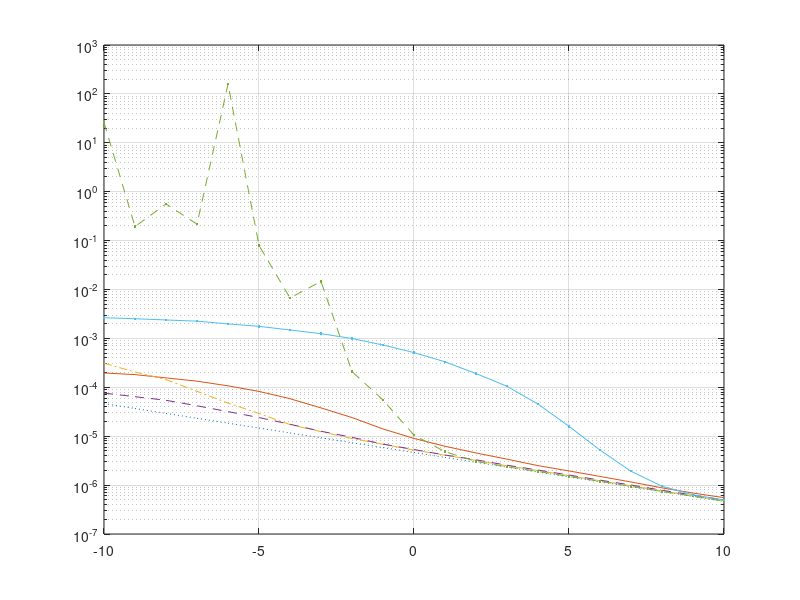

Recreate this plot in MATLAB. (Note: this script raises an error after producing the figure.)
clear
clc
close all

load('new_2_CRVB_delta.mat')
load('new_2_MSE_delta_NM.mat')
load('new_2_MSE_delta_kay.mat')
load('new_2_MSE_delta_LR.mat')
load('new_2_MSE_delta_fitz.mat')
load('new_1_MSE_block_v_SD_001.mat')

SNR=[-10:1:10];

MSE_delta_NM(1,9)=2.1e-4;
MSE_delta_NM(1,10)=0.55e-4;
% MSE_delta_NM(1,11)=1.1e-5;
MSE_delta_NM(2,7)=7e-5;
MSE_delta_NM(2,6)=1.9e-4;
MSE_delta_kay(1,17)=5.2e-6;
MSE_delta_kay(1,19)=0.95e-6;

figure(1)
p1=semilogy(SNR,CRVB_delta(1,:),':');
hold on
p2=semilogy(SNR,MSE_block_v_SD_001(1,1:21),'-');
hold on
p5=semilogy(SNR,MSE_delta_LR(1,:),'-.');
hold on
p6=semilogy(SNR,MSE_delta_fitz(1,:),'--');
grid on
p3=semilogy(SNR,MSE_delta_NM(1,:),'--.');
hold on
p4=semilogy(SNR,MSE_delta_kay(1,:),'.-');
hold on
[hc,ht,hcl] = nice_plot(gcf); 
lgnd=legend({'CRVB','SL ($v{=}1$)','L\&R','Fitz','NM ($v{=}1$ SL based)','Kay'},'Interpreter','latex','Location','southwest');
ylab=ylabel('MSE of $M\hat{\delta}$','Interpreter','latex');
% ylab=ylabel('mean squared error of M$\hat{\delta}$','Interpreter','latex');
xlab=xlabel('$E_s/N_0$ (dB)','Interpreter','latex');
set(xlab,'FontSize',12);
set(ylab,'FontSize',12);
ylim([4e-7 2e-4])
set(lgnd,'FontSize',9.5);

% hold on


% p3=semilogy(SNR,MSE_delta_NM(2,:),'-<');
% hold on
% % p4=semilogy(SNR,MSE_delta_NM_ideal(1,:),'-<');
% % hold on
% p5=semilogy(SNR,MSE_delta_kay(1,:),'-d');
% hold on
% p6=semilogy(SNR,MSE_delta_LR(1,:),'-*');
% hold on
% p7=semilogy(SNR,MSE_delta_fitz(1,:),'-p');
% hold on
% grid on
% [hc,ht,hcl] = nice_plot(gcf); 
% legend('CRVB','1-NM','16-NM','kay','LR','fitz')
% ylabel('MSE(M\delta)')
% xlabel('E_s/N_0(dB)')

